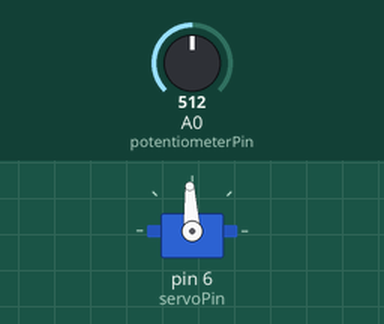
Bench run of a sketch on a simulated Arduino Uno, built with avr-gcc and run on an emulated ATmega328P. Parts: servo. The test bench sets the inputs (shaded band); at power-on: A0 (potentiometerPin) = 512.

Above: at 8.2 s.
8.3 s: A0 (potentiometerPin) set to 716
At 9.1 s:
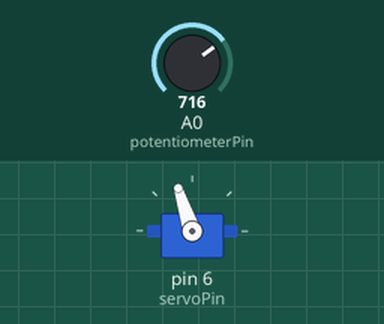
9.8 s: A0 (potentiometerPin) set to 900
At 10.2 s:
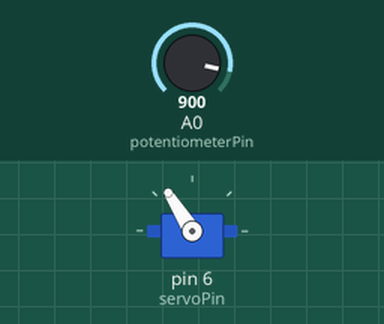
11.3 s: A0 (potentiometerPin) set to 306
At 12.5 s:
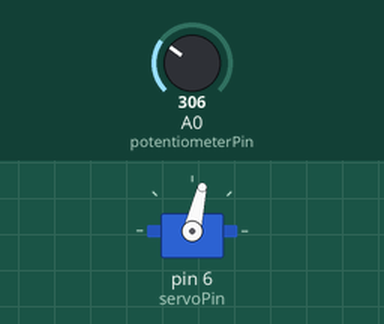
12.8 s: A0 (potentiometerPin) set to 0
At 13.7 s:
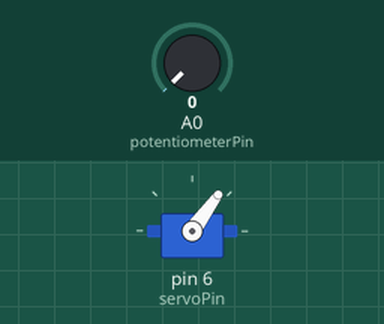
14.3 s: A0 (potentiometerPin) set to 511
At 14.8 s:
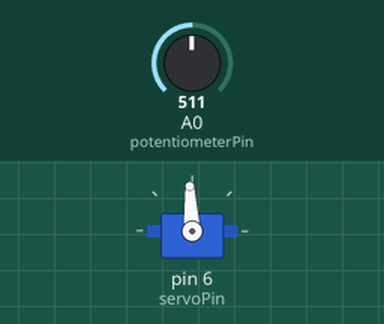
Timing chart, 0 to 16.8 s (numbered marks = the images above; inputs shaded):
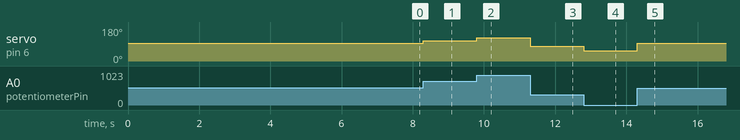

Measured:
- after the input at 8.3 s, servo on pin 6 (servoPin): 93° → 108° at once
- after the input at 9.8 s, servo on pin 6 (servoPin): 108° → 122° at once
- after the input at 11.3 s, servo on pin 6 (servoPin): 122° → 77° at once
- after the input at 12.8 s, servo on pin 6 (servoPin): 77° → 54° at once
- after the input at 14.3 s, servo on pin 6 (servoPin): 54° → 93° at once

The sketch:

potentiometer_test0.ino
```cpp
#include <Servo.h>

byte servoPin = 6; // signal pin for the ESC.
byte potentiometerPin = A0; // analog input pin for the potentiometer.
Servo servo;

void setup() {
  servo.attach(servoPin);
  servo.writeMicroseconds(1500); // send "stop" signal to ESC. Also necessary to arm the ESC.

  delay(7000); // delay to allow the ESC to recognize the stopped signal.
}

void loop() {

  int potVal = analogRead(potentiometerPin); // read input from potentiometer.

  int pwmVal = map(potVal,0, 1023, 1100, 1900); // maps potentiometer values to PWM value.

  servo.writeMicroseconds(pwmVal); // Send signal to ESC.
}
```
